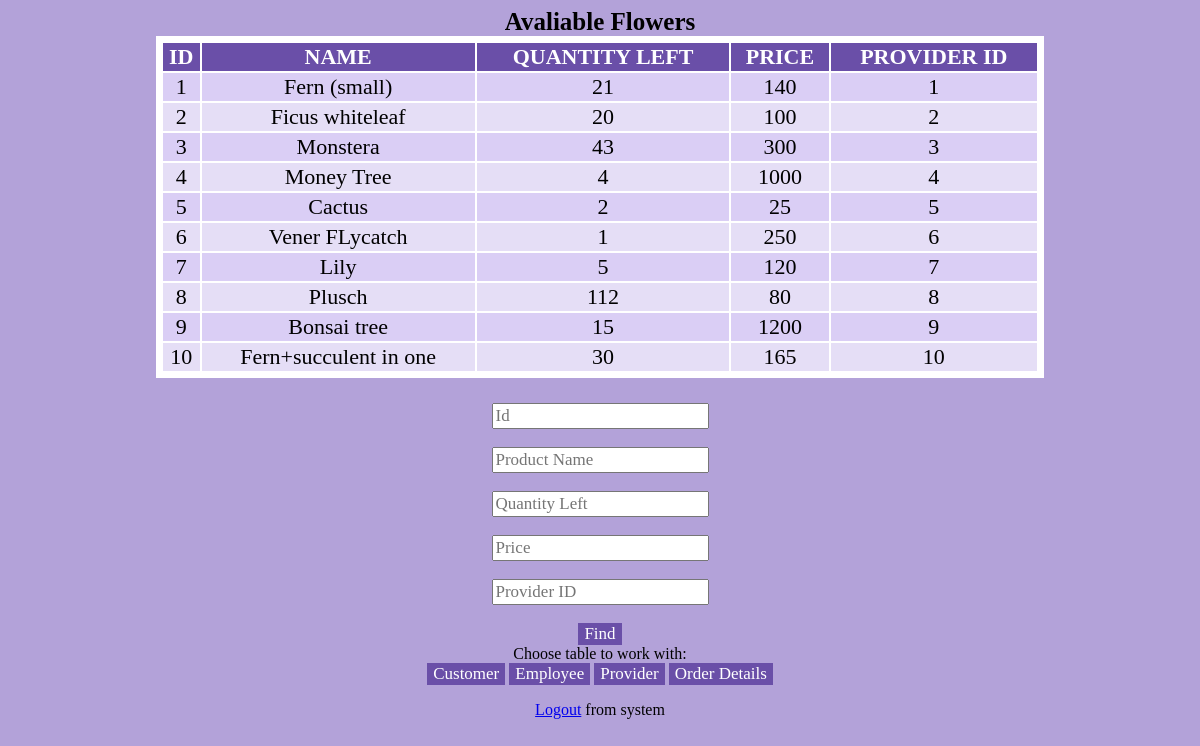
The app's page /Product.php with its own data.
### tables this page shows
CREATE TABLE Product (
    ProductID int NOT NULL,
    ProductName varchar(255) NOT NULL,
    QuantityLeft int NOT NULL, 
    Price int NOT NULL,
    ProviderID int NOT NULL,
    FOREIGN KEY (ProviderID) REFERENCES Provider (ProviderID) ON DELETE CASCADE ,
    PRIMARY KEY (ProductID)
);

### Product.php (the view, shortened to what this page needs)
<?php require_once("includes/connection.php"); ?>
<?php
$ProductID = "";
$ProductName = "";
$QuantityLeft= "";
$Price = "";
$ProviderID ="";
$query1=mysqli_query($con, "select * from `Product`");
print("<p id='p1'><b> Avaliable Flowers </b>
<table>
<tr>
<th><b>ID</b></td>
<th><b>NAME</b></td>
<th><b>QUANTITY LEFT</b></td>
<th><b>PRICE</b></td>
<th><b>PROVIDER ID</b></td>
</tr>");
while ($a = mysqli_fetch_array($query1)) {
    $id = $a['ProductID'];
    $prdct = $a['ProductName'];
    $qntt = $a['QuantityLeft'];
    $prc = $a['Price'];
    $prvd = $a['ProviderID'];
    echo "<tr>
<td>$id</td>
<td>$prdct</td>
<td>$qntt</td>
<td>$prc</td>
<td>$prvd</td>
</tr>";
}
print("</table>");
?>
<!DOCTYPE Html>
<html>
    <head>
    <?php include("includes/header.php"); ?>
    </head>
    <body>
        <form action="Product.php" method="post">
            <input title = "Enter number here" type="number" name="ProductID" placeholder="Id" value="<?php echo $ProductID;?>"><br><br>
            <input title = "Enter name" type="text" name="ProductName" placeholder="Product Name" value="<?php echo $ProductName;?>"><br><br>
            <input title = "Enter quantity, that left in storage" type="number" name="QuantityLeft" placeholder="Quantity Left" value="<?php echo $QuantityLeft;?>"><br><br>
            <input title = "Enter price" type="number" name="Price" placeholder="Price" value="<?php echo $Price;?>"><br><br>
            <input title = "Enter ID of provider" type="number" name="ProviderID" placeholder="Provider ID" value="<?php echo $ProviderID;?>"><br><br>
            <div>
            <input id='DV1' type='submit' name='search' value='Find'>
            </div>
        Choose table to work with:<br>
        <a href="Customer.php"><input id="DV1" type="button" value="Customer"/></a>
        <a href="Employee.php"><input id="DV1" type="button" value="Employee"/></a>
        <a href="Provider.php"><input id="DV1" type="button" value="Provider"/></a>
        <a href="OrderDetail.php"><input id="DV1" type="button" value="Order Details"/></a>
        <p id="p2"><a href="logout.php">Logout</a> from system</p>
        </form>
    </body>
</html>

### css/style.css (style rules this page uses)
body { background-color: #B3A2D9; font-family: Century Gothic; }
form { text-align: center; }
input { font-family: Century Gothic; font-size: 17px; }
#DV1 { font-family: Century Gothic; border: none; background-color: #6A4FA8; color: white; font-size: 17px; }
table { text-align: center; background-color: white; font-size: 22px; width: 75%; padding: 5; margin-left: auto; margin-right: auto; }
#p1 { text-align: center; font-size: 25px; }
th { background-color: #6A4FA8; color: white; }
tr:nth-child(odd) { background-color: #E5DEF6; }
tr { background-color: #DACEF5; }

### records on screen
product: ProductID "1", ProductName "Fern (small)", QuantityLeft "21", Price "140", ProviderID "1"
product: ProductID "2", ProductName "Ficus whiteleaf", QuantityLeft "20", Price "100", ProviderID "2"
product: ProductID "3", ProductName "Monstera", QuantityLeft "43", Price "300", ProviderID "3"
product: ProductID "4", ProductName "Money Tree", QuantityLeft "4", Price "1000", ProviderID "4"
product: ProductID "5", ProductName "Cactus", QuantityLeft "2", Price "25", ProviderID "5"
product: ProductID "6", ProductName "Vener FLycatch", QuantityLeft "1", Price "250", ProviderID "6"
product: ProductID "7", ProductName "Lily", QuantityLeft "5", Price "120", ProviderID "7"
product: ProductID "8", ProductName "Plusch", QuantityLeft "112", Price "80", ProviderID "8"
product: ProductID "9", ProductName "Bonsai tree", QuantityLeft "15", Price "1200", ProviderID "9"
product: ProductID "10", ProductName "Fern+succulent in one", QuantityLeft "30", Price "165", ProviderID "10"
